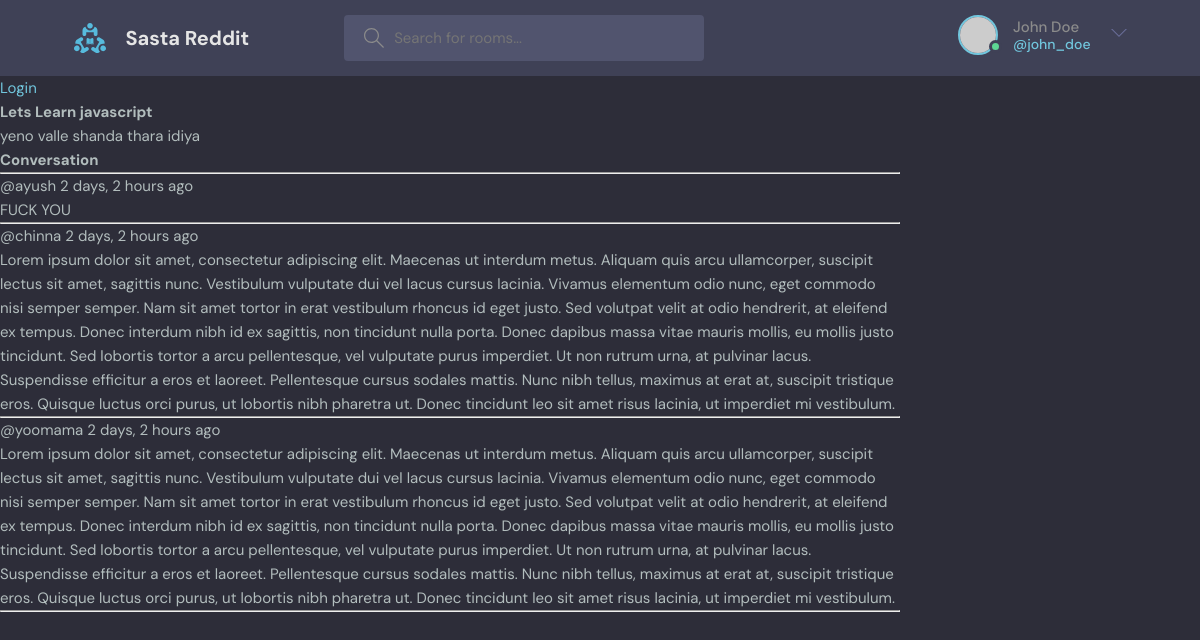
The page /room/1/ on the database its author committed.
### dadjokes/models.py (models this page shows, shortened)
class Room(models.Model):
    host = models.ForeignKey(User, on_delete=models.SET_NULL, null=True)
    topic = models.ForeignKey(Topic, on_delete=models.SET_NULL, null=True)
    name = models.CharField(max_length=100)
    description = models.TextField(null=True, blank=True)
    participants = models.ManyToManyField(User, related_name='participants',blank=True)
    updated = models.DateTimeField(auto_now=True)
    created = models.DateTimeField(auto_now_add=True)
    class Meta:
        ordering = ['-updated','-created']

class Message(models.Model):
    user = models.ForeignKey(User, on_delete=models.CASCADE)
    room = models.ForeignKey(Room, on_delete=models.CASCADE)
    body = models.TextField()
    updated = models.DateTimeField(auto_now=True)
    created = models.DateTimeField(auto_now_add=True)
    class Meta:
        ordering = ['-updated','-created']

### dadjokes/views.py (the view, shortened to what this page needs)
# urls.py: path('room/<str:pk>/',views.room,name = 'room'),
def room(request,pk):
    room = Room.objects.get(id=pk)
    room_messages = room.message_set.all().order_by('-created')
    participants = room.participants.all()
    context = { 'room':room , 'room_messages' : room_messages, 'participants': participants}
    return render(request,'dadjokes/room.html',context)

### dadjokes/templates/dadjokes/room.html (shortened to what this page needs)
{% extends 'main.html'%}
{%block content%}
<div class="room-container">
    <div>
    <h1>
        {{room.name}}
    </h1>
    <p>{{room.description}}</p>
    <div class="comment-wrapper">
        <h3>Conversation</h3>
        <hr>
        {% for message in room_messages  %}
            <div>
                <small>@{{message.user}} {{message.created|timesince}} ago</small>
                <p>{{message.body}}</p>
                <hr>
            </div>
        {% endfor %}
    </div>
</div>
{%endblock%}

### static/styles/style.css (style rules this page uses)
:root { --color-main: #71c6dd; --color-main-light: #e1f6fb; --color-dark: #3f4156; --color-dark-medium: #51546e; --color-dark-light: #696d97; --color-light: #e5e5e5; --color-gray: #8b8b8b; --color-light-gray: #b2bdbd; --color-bg: #2d2d39; --color-success: #5dd693; --color-error: #fc4b0b; }
* { font-family: "DM Sans", -apple-system, BlinkMacSystemFont, "Segoe UI", Roboto, Oxygen, Ubuntu, Cantarell, "Open Sans", "Helvetica Neue", sans-serif; margin: 0; padding: 0; box-sizing: border-box; text-rendering: optimizeLegibility; font-size: inherit; }
html { font-size: 56.25%; }
@media only screen and (min-width: 1200px) { html { font-size: 62.5%; } }
body { line-height: 1.6; font-weight: 400; font-size: 1.5rem; color: var(--color-light-gray); background-color: var(--color-bg); min-height: 100vh; }

### dadjokes/templates/dadjokes/room.html (style rules this page uses)
.room-container { display: grid; grid-template-columns: 3fr 1fr; }

### rows shown on the page
Room: name "Lets Learn javascript", description "yeno valle shanda thara idiya"
Message: user "ayush", created "2 days, 2 hours", body "FUCK YOU"
Message: user "chinna", created "2 days, 2 hours", body "Lorem ipsum dolor sit amet, consectetur adipiscing elit. Maecenas ut interdum metus. Aliquam quis arcu ullamcorper, suscipit lectus sit amet, sagittis nunc. Vestibulum vulputate dui vel lacus cursus lacinia. Vivamus elementum odio nunc, eget commodo nisi semper semper. Nam sit amet tortor in erat vestibulum rhoncus id eget justo. Sed volutpat velit at odio hendrerit, at eleifend ex tempus. Donec interdum nibh id ex sagittis, non tincidunt nulla porta. Donec dapibus massa vitae mauris mollis, eu mollis justo tincidunt. Sed lobortis tortor a arcu pellentesque, vel vulputate purus imperdiet. Ut non rutrum urna, at pulvinar lacus. Suspendisse efficitur a eros et laoreet. Pellentesque cursus…"
Message: user "yoomama", created "2 days, 2 hours", body "Lorem ipsum dolor sit amet, consectetur adipiscing elit. Maecenas ut interdum metus. Aliquam quis arcu ullamcorper, suscipit lectus sit amet, sagittis nunc. Vestibulum vulputate dui vel lacus cursus lacinia. Vivamus elementum odio nunc, eget commodo nisi semper semper. Nam sit amet tortor in erat vestibulum rhoncus id eget justo. Sed volutpat velit at odio hendrerit, at eleifend ex tempus. Donec interdum nibh id ex sagittis, non tincidunt nulla porta. Donec dapibus massa vitae mauris mollis, eu mollis justo tincidunt. Sed lobortis tortor a arcu pellentesque, vel vulputate purus imperdiet. Ut non rutrum urna, at pulvinar lacus. Suspendisse efficitur a eros et laoreet. Pellentesque cursus…"
